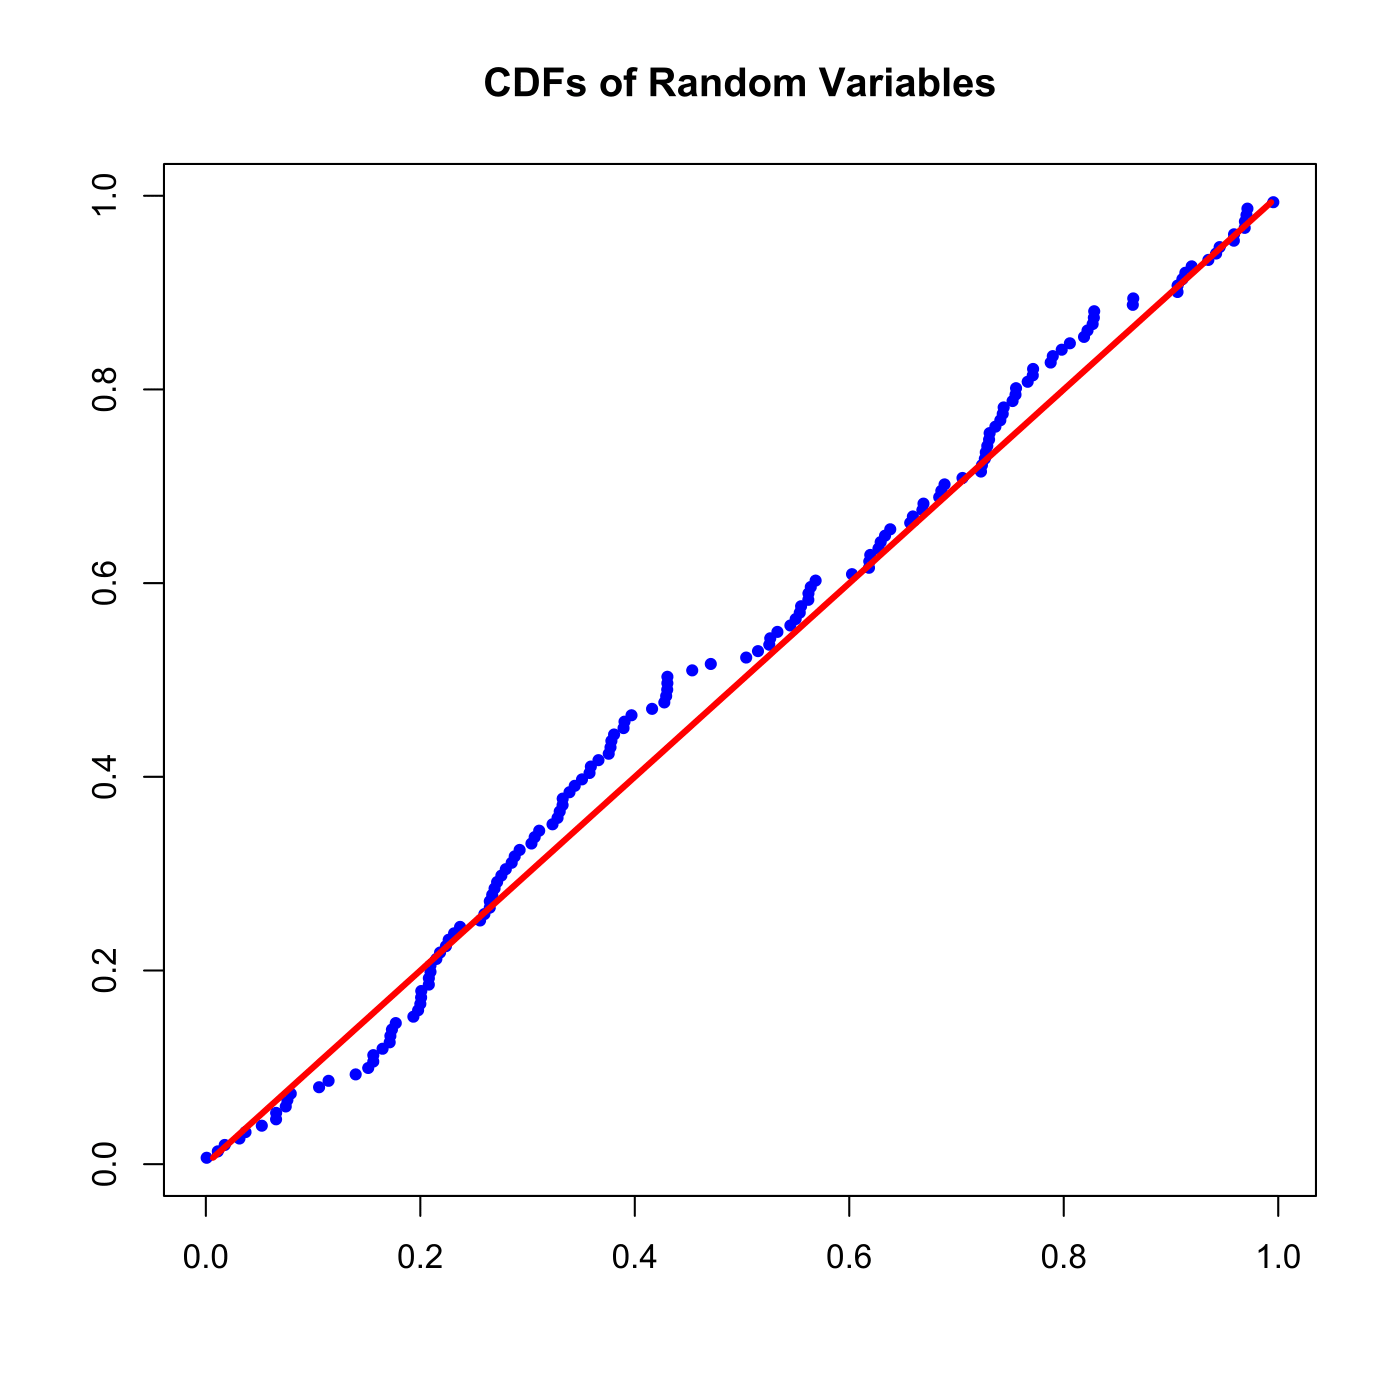

Generate this figure with R:
# clear variables and close windows
rm(list = ls(all = TRUE))
graphics.off()

# install and load packages
libraries = c("evd")
lapply(libraries, function(x) if (!(x %in% installed.packages())) {
    install.packages(x)
})
lapply(libraries, library, quietly = TRUE, character.only = TRUE)

# Main computation
set.seed(123)
n    = 150
xf1  = rgumbel(n)
xf   = sort(xf1)
t    = c(1:n)/(n + 1)
dat  = cbind(pgumbel(xf), t)
dat2 = cbind(t, t)

# Plot
plot(dat, col = "blue", pch = 20, xlab = "", ylab = "", main = "CDFs of Random Variables")
lines(dat2, col = "red", lwd = 3) 
